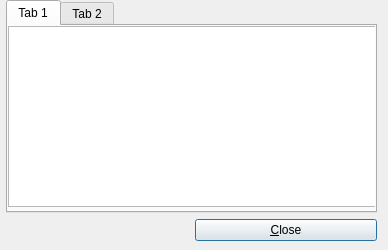
<?xml version="1.0" encoding="UTF-8"?>
<ui version="4.0">
 <class>Dialog</class>
 <widget class="QDialog" name="Dialog">
  <property name="geometry">
   <rect>
    <x>0</x>
    <y>0</y>
    <width>388</width>
    <height>250</height>
   </rect>
  </property>
  <property name="windowTitle">
   <string>Credits</string>
  </property>
  <widget class="QWidget" name="layoutWidget">
   <property name="geometry">
    <rect>
     <x>6</x>
     <y>0</y>
     <width>371</width>
     <height>241</height>
    </rect>
   </property>
   <layout class="QGridLayout" name="gridLayout">
    <item row="1" column="1">
     <widget class="QPushButton" name="qpbClose">
      <property name="text">
       <string>&amp;Close</string>
      </property>
     </widget>
    </item>
    <item row="0" column="0" colspan="2">
     <widget class="QTabWidget" name="tabWidget">
      <property name="currentIndex">
       <number>0</number>
      </property>
      <widget class="QWidget" name="tab">
       <attribute name="title">
        <string>Tab 1</string>
       </attribute>
       <widget class="QPlainTextEdit" name="qpteWritten">
        <property name="geometry">
         <rect>
          <x>0</x>
          <y>0</y>
          <width>371</width>
          <height>181</height>
         </rect>
        </property>
        <property name="readOnly">
         <bool>true</bool>
        </property>
       </widget>
      </widget>
      <widget class="QWidget" name="tab_2">
       <attribute name="title">
        <string>Tab 2</string>
       </attribute>
       <widget class="QPlainTextEdit" name="qpteArtwork">
        <property name="geometry">
         <rect>
          <x>0</x>
          <y>0</y>
          <width>371</width>
          <height>181</height>
         </rect>
        </property>
        <property name="readOnly">
         <bool>true</bool>
        </property>
       </widget>
      </widget>
     </widget>
    </item>
   </layout>
  </widget>
 </widget>
 <resources/>
 <connections>
  <connection>
   <sender>qpbClose</sender>
   <signal>clicked()</signal>
   <receiver>Dialog</receiver>
   <slot>close()</slot>
   <hints>
    <hint type="sourcelabel">
     <x>312</x>
     <y>214</y>
    </hint>
    <hint type="destinationlabel">
     <x>310</x>
     <y>256</y>
    </hint>
   </hints>
  </connection>
 </connections>
</ui>
